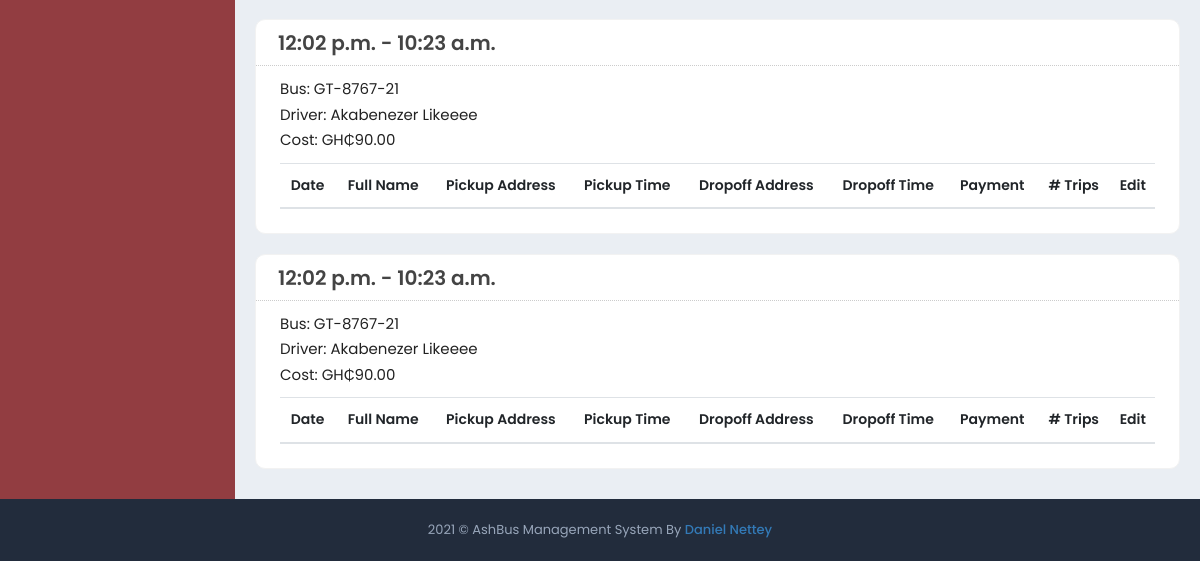
Page /trip/ (lower part) on the earlier database version.
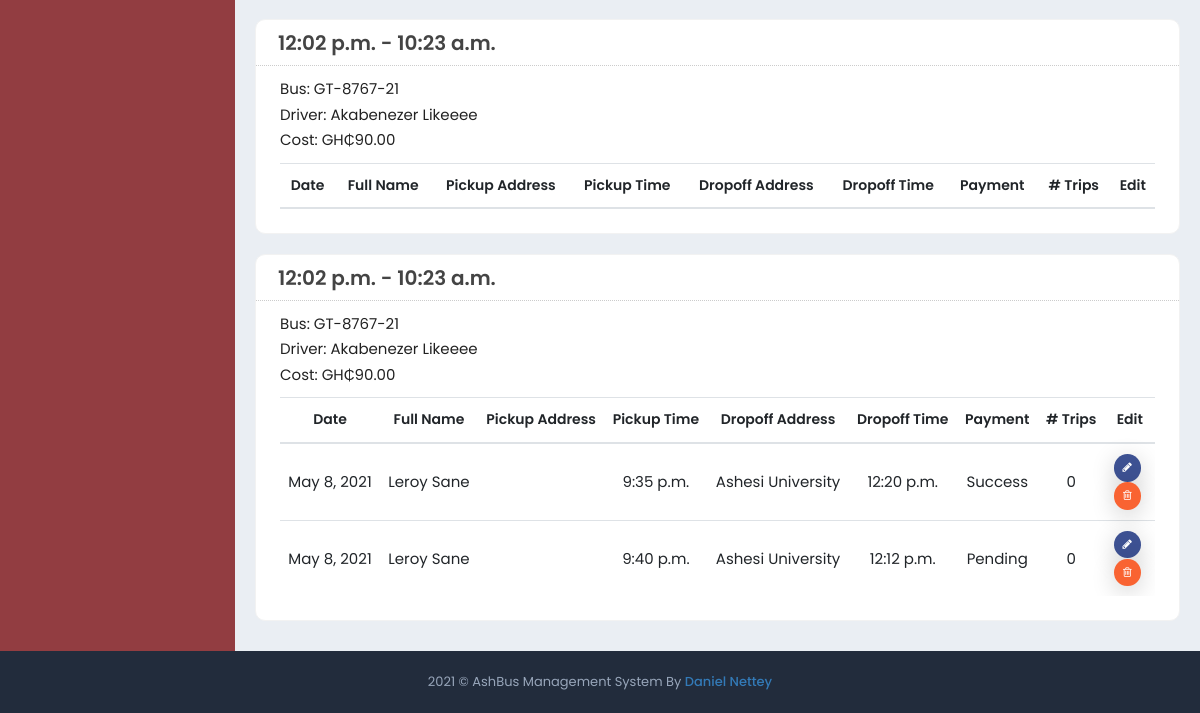
Same page on the later database version.
### ashbus/ashbus_web/models.py (models this page shows, shortened)
class Trip(models.Model):
    cost = models.IntegerField(default=3)
    driver = models.ForeignKey(Driver, on_delete=models.CASCADE)
    bus = models.ForeignKey(Bus, on_delete=models.CASCADE)
    start_time = models.TimeField(auto_now=False, auto_now_add=False)
    end_time = models.TimeField(auto_now=False, auto_now_add=False)

class Bus(models.Model):
    bus_number = models.CharField(max_length=40)
    status = models.CharField(max_length=20)
    capacity = models.IntegerField()
    seats_occupied = models.IntegerField()
    location = models.CharField(max_length=60)
    address = models.CharField(max_length=80)
    route = models.ForeignKey(Route, on_delete=models.CASCADE)

class Driver(models.Model):
    license_number = models.CharField(max_length=20)
    person = models.ForeignKey(Person, on_delete=models.CASCADE)

class Person(models.Model):
    email = models.CharField(max_length=40)
    first_name = models.CharField(max_length=20)
    last_name = models.CharField(max_length=20)
    mobile = models.CharField(max_length=20)
    gender = models.CharField(max_length=10)
    number_of_trips = models.IntegerField(default=0)

class Staff_Trip(models.Model):
    trip = models.ForeignKey(Trip, on_delete=models.CASCADE)
    staff = models.ForeignKey(Staff, on_delete=models.CASCADE)
    pickup_location = models.CharField(max_length=60)
    pickup_Address = models.CharField(max_length=80, default="")
    dropoff_location = models.CharField(max_length=60, default = "5.760627459528241, -0.21990174522088365")
    dropoff_Address = models.CharField(max_length=80, default="Ashesi University ")
    pickup_time = models.TimeField(auto_now=False, auto_now_add=True)
    dropoff_time = models.TimeField(auto_now=False, auto_now_add=False)
    trip_date = models.DateField(auto_now=False,auto_now_add=True)
    payment = models.CharField(max_length=20, default="Pending")

class Staff(models.Model):
    card_id = models.CharField(max_length=10)
    amount = models.IntegerField(default=0)
    person = models.ForeignKey(Person, on_delete=models.CASCADE)
    password = models.CharField(max_length=20, default="")

### ashbus/ashbus_web/views.py (the view)
# urls.py: path('trip/', TripView, name="trip"),
def TripView(request):
    trip = Staff_Trip.objects.all()
    one_trip = Trip.objects.all()
    return render(request, "trip.html", {"trips": trip, "one_trip" : one_trip})

### ashbus/ashbus_web/templates/trip.html (shortened to what this page needs)
{% extends 'innerBase.html'  %}
{% block Content %}
<div class="page-content-wrapper">
	<div class="page-content">
		<div class="row">
			<div class="col-md-12">
				{% for one_trip in one_trip %}
				<div class="card card-box">
					<div class="card-head">
						<header>{{ one_trip.start_time  }} - {{ one_trip.end_time }}</header>
					</div>
					<div class="card-body ">
						<div>
							Bus: {{ one_trip.bus.bus_number  }}
						</div>
						<div>
							Driver: {{ one_trip.driver.person.first_name  }} {{ one_trip.driver.person.last_name  }}
						</div>
						<div>
							Cost: GH₵{{ one_trip.cost  }}.00
						</div>
						<div class="table-scrollable">
							<table class="table table-hover table-checkable order-column full-width" id="example{{one_trip.id}}">
								<thead>
									<tr>
										<th class="center"> Date</th>
										<th class="center"> Full Name </th>
										<th class="center"> Pickup Address </th>
										<th class="center"> Pickup Time </th>
										<th class="center"> Dropoff Address </th>
										<th class="center"> Dropoff Time </th>
										<th class="center"> Payment </th>
										<th class="center"> # Trips </th>
										<th class="center"> Edit </th>
									</tr>
								</thead>
								<tbody>
									{% for trip in trips %}
									{% if trip.trip.id == one_trip.id %}
									<form action="">
										<tr class="odd gradeX">
											<td class="center"> {{ trip.trip_date }} </td>
											<td class="center"> {{ trip.staff.person.first_name }} {{ trip.staff.person.last_name }} </td>
											<td class="center"> {{ trip.pickup_Address }} </td>
											<td class="center"> {{ trip.pickup_time }} </td>
											<td class="center"> {{ trip.dropoff_Address }} </td>
											<td class="center"> {{ trip.dropoff_time }} </td>
											<td class="center"> {{ trip.payment }} </td>
											<td class="center"> {{ trip.staff.person.number_of_trips }} </td>
											<td class="center">
												<a class="btn btn-tbl-delete btn-xs" style="background:#3d5192">
													<i class="fa fa-pencil"></i>
												</a>
												<a class="btn btn-tbl-delete btn-xs">
													<i class="fa fa-trash-o"></i>
												</a>
											</td>
										</tr>
									</form>
									{% endif %}
									{% endfor %}
								</tbody>
							</table>
						</div>
					</div>
				</div>
				{% endfor %}
				</div>
			</div>
		</div>
	</div>
</div>
{% endblock Content %}

Differences in the rows shown:
added Staff_Trip: trip_date "May 8, 2021", staff.person.first_name "Leroy", staff.person.last_name "Sane", pickup_time "9:35 p.m.", dropoff_Address "Ashesi University", dropoff_time "12:20 p.m.", payment "Success", staff.person.number_of_trips "0", shown under Trip (number 2 of 2 on the later page)
added Staff_Trip: trip_date "May 8, 2021", staff.person.first_name "Leroy", staff.person.last_name "Sane", pickup_time "9:40 p.m.", dropoff_Address "Ashesi University", dropoff_time "12:12 p.m.", payment "Pending", staff.person.number_of_trips "0", shown under Trip (number 2 of 2 on the later page)
